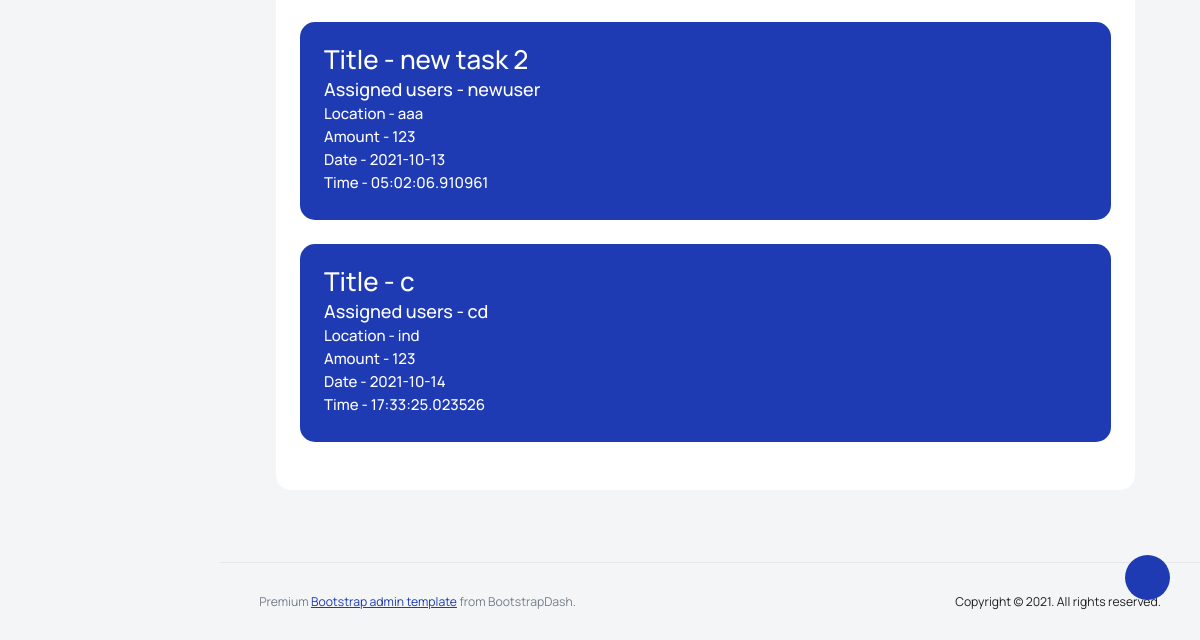
Page /api/tasks/all/ (lower part) on the earlier database version.
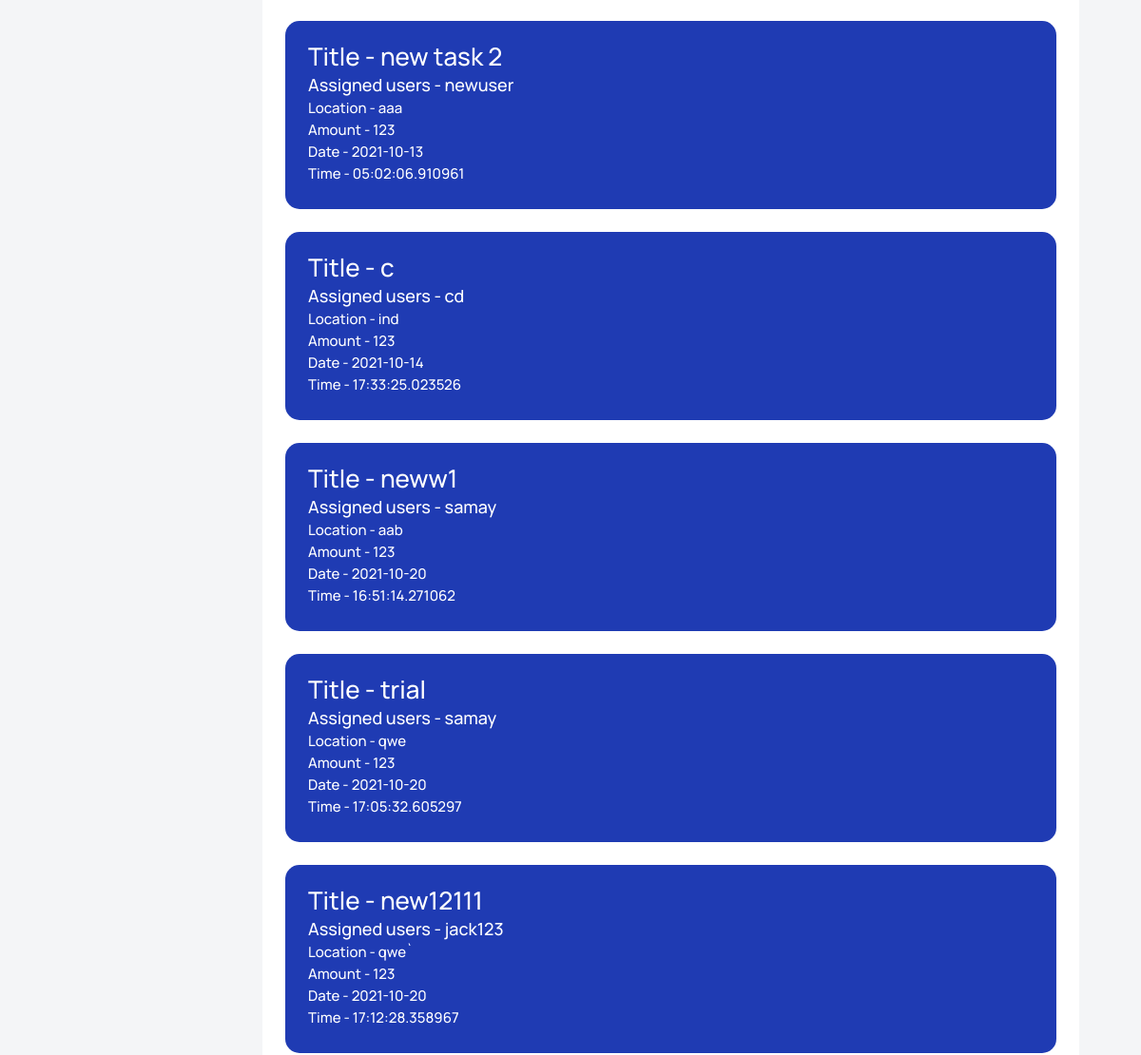
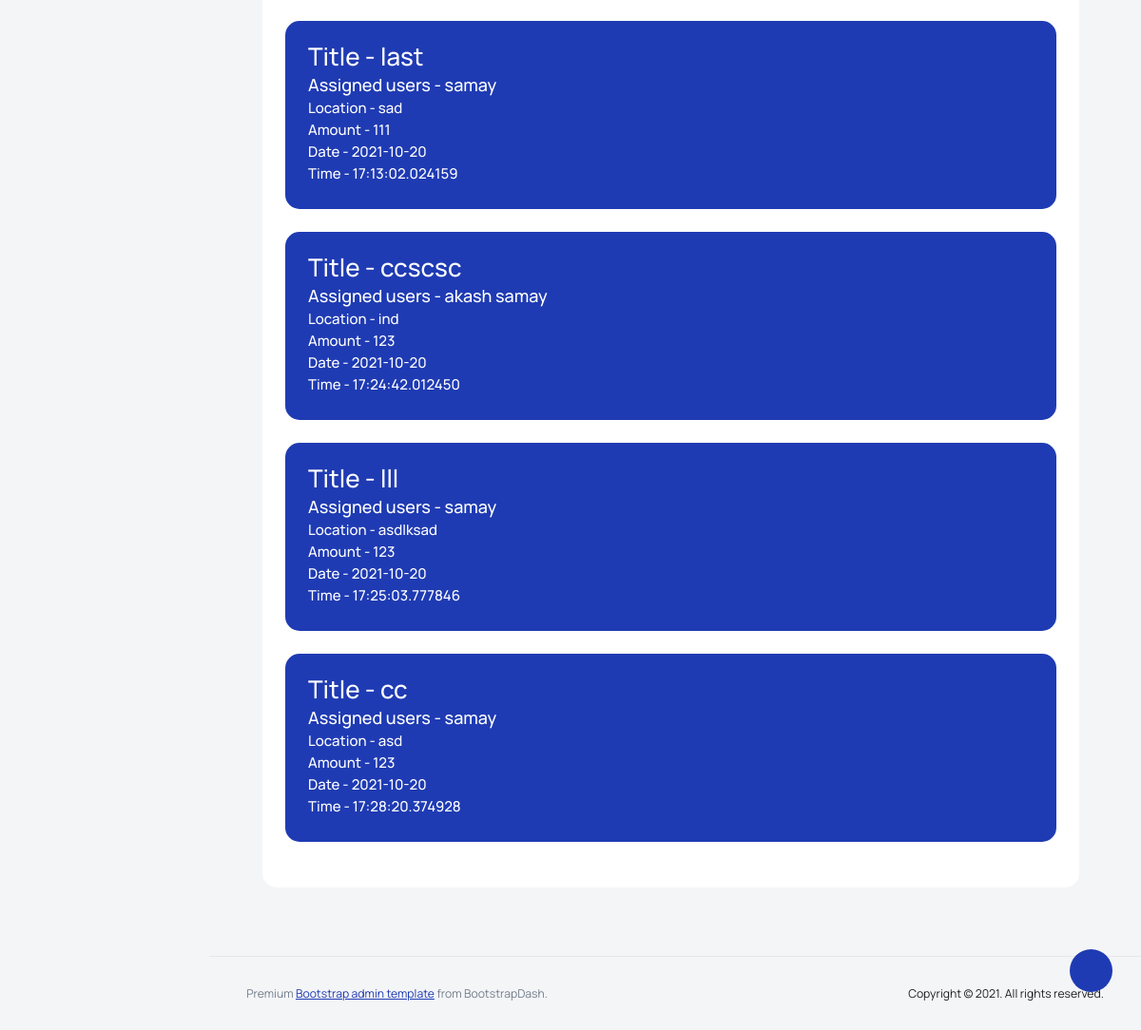
Same page on the later database version (2 pictures, top to bottom).
### login/models.py (models this page shows, shortened)
class TaskModel(models.Model):
    title = models.CharField(max_length=200)
    date = models.DateField(default=None)
    time = models.TimeField(default=None)
    user = models.ManyToManyField(CustomUser)
    location = models.CharField(max_length=500)
    amount = models.IntegerField()
    task_status = models.CharField(max_length=20, choices=status, default='new')

class CustomUser(AbstractUser):
    user_status = models.CharField(max_length=20, choices=user_status, default='employee')
    objects = UserManager()
    REQUIRED_FIELDS = ['user_status']

### login/views.py (the view)
# urls.py: path("api/tasks/<str:task_status>/",AllTaskView.as_view(), name='tasks-list'),
class AllTaskView(GenericAPIView):
    def get(self, request, task_status):
        if task_status != "all":
            tasks = TaskModel.objects.filter(task_status=task_status)
        else:
            tasks = TaskModel.objects.all()
        if len(tasks) == 0 :
            return render(request, 'tasks_list.html', {"message":"Sorry, no tasks of the specified status exist for now!"})
        users = CustomUser.objects.all()
        task_serializer = TaskSerializer
        user_serializer = UserRegistrationSerializer
        tasks = task_serializer(tasks, many=True)
        users = user_serializer(users, many=True)
        return render(request, 'tasks_list.html', {"tasks":tasks.data,"users":users.data})

### login/templates/tasks_list.html (shortened to what the changed rows need)
<!DOCTYPE html>
{% load static %}
<html lang="en">
<head>
  <link rel="stylesheet" href="{% static 'template/vendors/feather/feather.css' %}">
  <link rel="stylesheet" href="{% static 'template/vendors/mdi/css/materialdesignicons.min.css' %}">
  <link rel="stylesheet" href="{% static 'template/vendors/ti-icons/css/themify-icons.css' %}">
  <link rel="stylesheet" href="{% static 'template/vendors/typicons/typicons.css' %}">
  <link rel="stylesheet" href="{% static 'template/vendors/simple-line-icons/css/simple-line-icons.css' %}">
  <link rel="stylesheet" href="{% static 'template/vendors/css/vendor.bundle.base.css' %}">
  <link rel="stylesheet" href="{% static 'template/vendors/datatables.net-bs4/dataTables.bootstrap4.css' %}">
  <link rel="stylesheet" href="{% static 'template/js/select.dataTables.min.css' %}">
  <link rel="stylesheet" href="{% static 'template/css/vertical-layout-light/style.css' %}">
</head>
<body>
 {% block content %}
  <div class="container-scroller">
    <div class="container-fluid page-body-wrapper">
      <div class="main-panel">
        <div class="content-wrapper">
          <div class="row">
            <div class="col-sm-12">
              <div class="home-tab">
                <div class="tab-content tab-content-basic">
                  <div class="tab-pane fade show active" id="overview" role="tabpanel" aria-labelledby="overview">
                    <div class="row">
                         <div class="row flex-grow">
                          <div class="col-12 col-lg-4 col-lg-12 grid-margin stretch-card">
                            <div class="card card-rounded">
                              <div class="card-body">
                                  <div id="performance-line-legend">
                                    <div class="row flex-grow">
                                <div class="table-responsive  mt-1">
                                  {% for task in tasks%}
                                  <div class="col-lg-12 d-flex flex-column">
                        <div class="row flex-grow">
                          <div class="col-md-6 col-lg-12 grid-margin stretch-card">
                            <div class="card bg-primary card-rounded">
                              <div class="card-body pb-0 text-white">
                                <h2>Title - {{task.title}}</h2>
                                      <h4><span>Assigned users -
                                      {% for user in task.user %}
                                        {% for user_object in users%}
                                            {% if user == user_object.id%}
                                                {{user_object.username}}</span>
                                            {% endif %}
                                        {% endfor%}
                                      {% endfor%}
                                      </h4>
                                      <h6>Location - <span>{{task.location}}</span></h6>
                                      <h6>Amount - <span>{{task.amount}}</span></h6>
                                      <h6>Date - <span>{{task.date}}</span></h6>
                                      <h6>Time - <span>{{task.time}}</span></h6>
                                  <br>
                              </div>
                            </div>
                          </div>
                        </div>
                      </div>
                                  {% endfor%}
                                </div>
                              </div>
                        </div>
                      </div>
                  </div>
                </div>
              </div>
                        </div>
                    </div>
                </div>
              </div>
            </div>
          </div>
        </div>
      </div>
    </div>
  </div>
 {% endblock  %}
</body>
</html>

Differences in the rows shown:
added TaskModel: title "neww1", location "aab", amount "123", date "2021-10-20", time "16:51:14.271062"
now on this page (row unchanged): CustomUser: username "samay" "samay" "samay" "samay" "samay" "samay"
added TaskModel: title "trial", location "qwe", amount "123", date "2021-10-20", time "17:05:32.605297"
added TaskModel: title "new12111", location "qwe`", amount "123", date "2021-10-20", time "17:12:28.358967"
now on this page (row unchanged): CustomUser: username "jack123"
added TaskModel: title "last", location "sad", amount "111", date "2021-10-20", time "17:13:02.024159"
added TaskModel: title "ccscsc", location "ind", amount "123", date "2021-10-20", time "17:24:42.012450"
now on this page (row unchanged): CustomUser: username "akash"
added TaskModel: title "lll", location "asdlksad", amount "123", date "2021-10-20", time "17:25:03.777846"
added TaskModel: title "cc", location "asd", amount "123", date "2021-10-20", time "17:28:20.374928"
